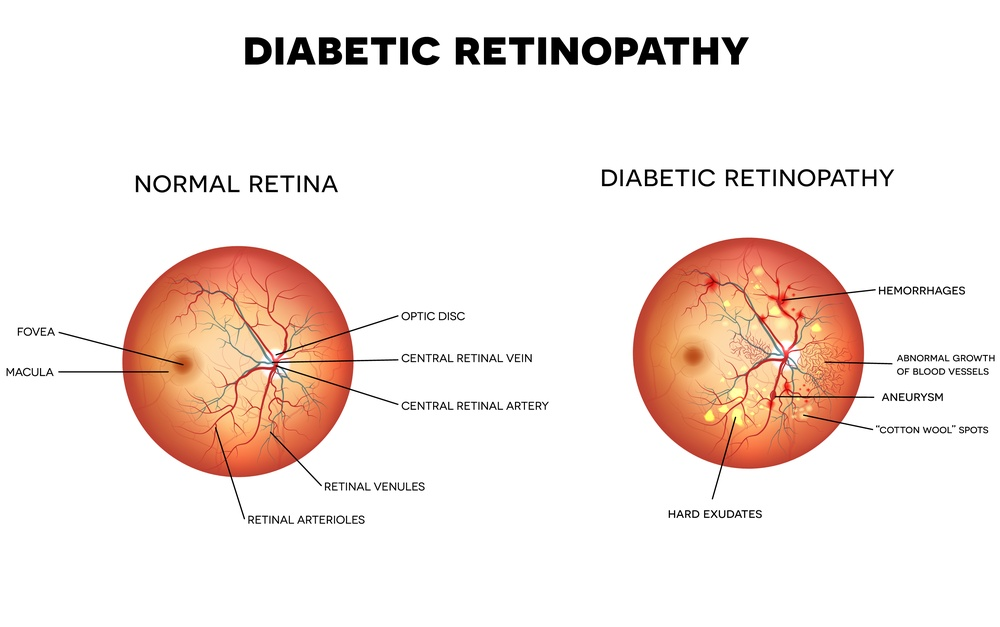
%> input picture images/Diabetic-Retinopathy.jpg, 1000 x 627 px, shrunk from 6100 x 3826 before the run
$ octave --eval "result = opticDiscCH(imread('images/Diabetic-Retinopathy.jpg'));"   (GNU Octave 9; MATLAB toolbox functions it lacks are replaced by stand-ins)
%> lines starting %> are read from the running program, lines starting %| are printed output that depends on the picture; in (x1, y1, x2, y2) boxes, pixels count from 0 and x2, y2 are one past the last pixel; in counts of white or black regions, pixels touching at a corner belong together; the program's own positions count from 1
%% Function
function opticDiscImg = opticDiscCH(inputImg)
%% Get green channel
% Green channel provides best contrast between the optical disc and the
% background
image1 = inputImg(:,:,2);
%% Increase contrast
% Further increasing the contrast of the images. This preprocessing step
% was suggest by several papers
% imadjust(I) maps the intensity values in grayscale image I to new values
% in J. By default, imadjust saturates the bottom 1% and the top 1% of all
% pixel values.
image1Con = imadjust(image1);
% ADAPTHISTEQ enhances the contrast of images by transforming the
% values in the intensity image I.  Unlike HISTEQ, it operates on small
% data regions (tiles), rather than the entire image. Each tile's contrast
% is enhanced, so that the histogram of the output region approximately
% matches the histogram specified by the 'Distribution' value. The default
% 'Distribution' value is a flat histogram. Then it performs bilinear
% interpolation to eliminate boundries between tiles.
image1Con = adapthisteq(image1Con);
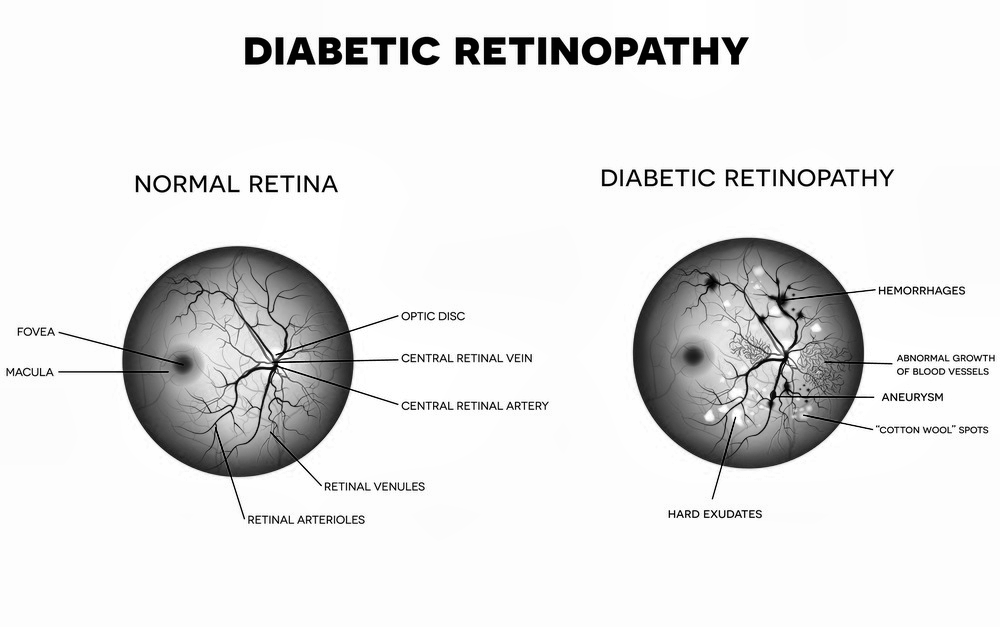
%> image1Con: size 627x1000 uint8; min 0, max 255, mean 230
%% Threshold
% Only pixels having high intesnity are retained. The optical disk is
% high generally in intensity
img1 = zeros(size(image1));
img1(image1Con > 250) = 1;
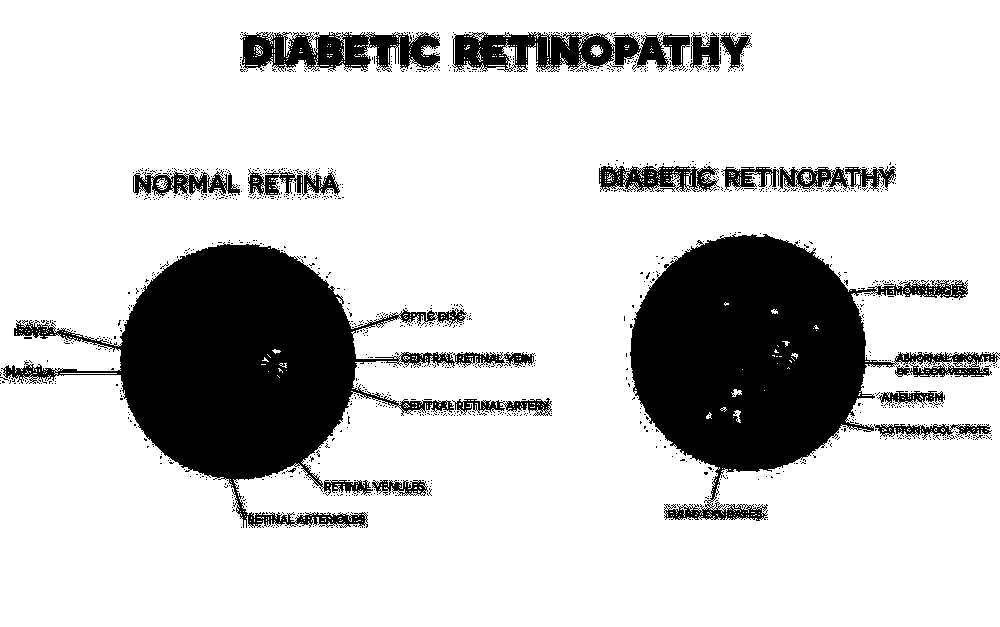
%> img1: size 627x1000 double; values 0 (black) and 1 (white), 80.7% white; 1250 black regions (1233 under 20 px), largest, box (x1, y1, x2, y2) and area: (1, 242, 535, 528) 49597, (630, 234, 1000, 521) 47539, (452, 32, 690, 72) 5936
%imagesc(img1);
%% Erode
% Remove unwanted noise and smaller objects
% SE = STREL('disk',R,N) creates a flat disk-shaped structuring element
% with the specified radius, R.
se = strel('disk', 7);
% IM2 = IMERODE(IM,SE) erodes the binary image IM, returning the eroded
% image, IM2.
img1 = imerode(img1, se);
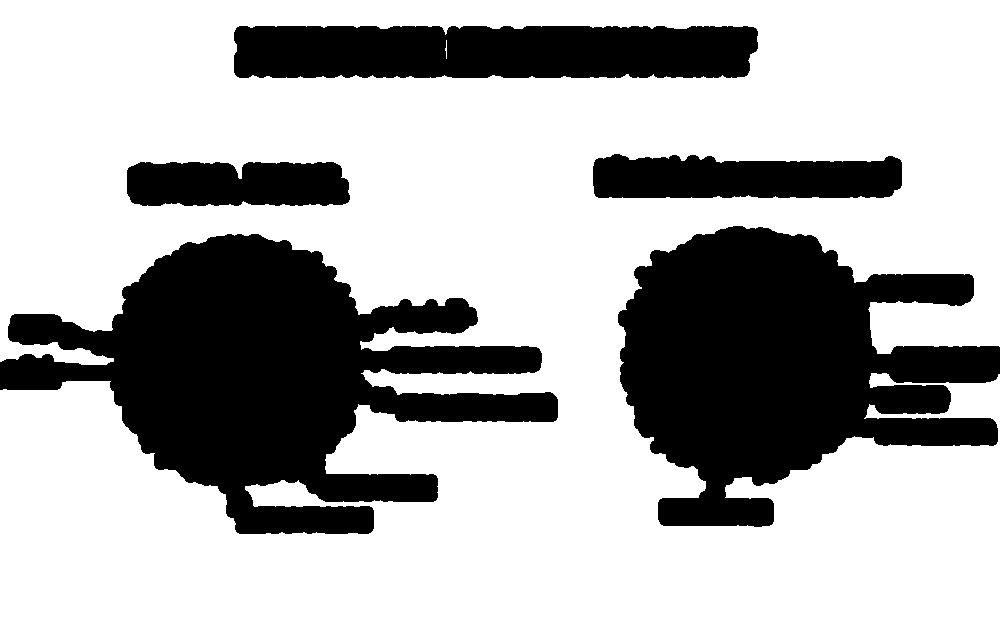
%> img1: size 627x1000 double; values 0 (black) and 1 (white), 68.8% white; 5 black regions, box (x1, y1, x2, y2) and area: (0, 234, 558, 534) 79118, (618, 226, 1000, 527) 69646, (234, 26, 758, 78) 26285, (593, 154, 902, 198) 11696, (127, 162, 350, 206) 9035
%% Dialate
% IM2 = IMDILATE(IM,SE) dilates the binary image IM, returning the dilated
% image, IM2.
img2 = imdilate(img1, se);
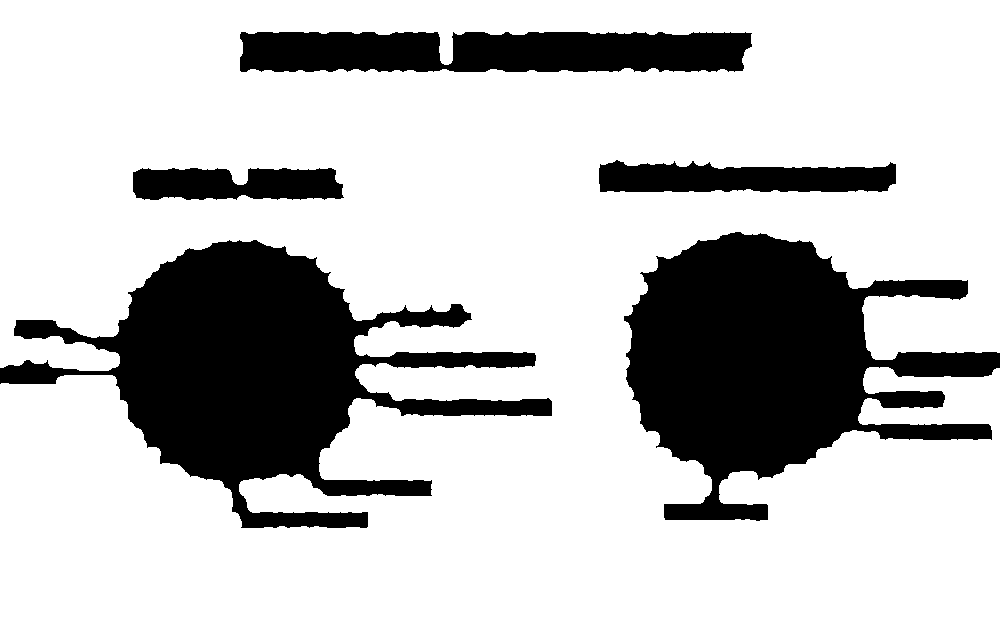
%> img2: size 627x1000 double; values 0 (black) and 1 (white), 76.2% white; 5 black regions, box (x1, y1, x2, y2) and area: (0, 240, 552, 528) 60642, (624, 232, 1000, 521) 56491, (240, 32, 752, 72) 18767, (599, 160, 896, 192) 7442, (133, 168, 344, 200) 5755
%% Convert to logical
img2 = logical(img2);
%% Vessel Extraction
% Extract the vessels from the retina image. The optical disk is present
% near areas of high blood vessel presence. By identifying the this area we
% can find out where the optical disc is most likely to be present.
%% Median Fil
% Median filter the image and subtact the original from this image.
image2 = medfilt2(image1Con, [26, 26]);
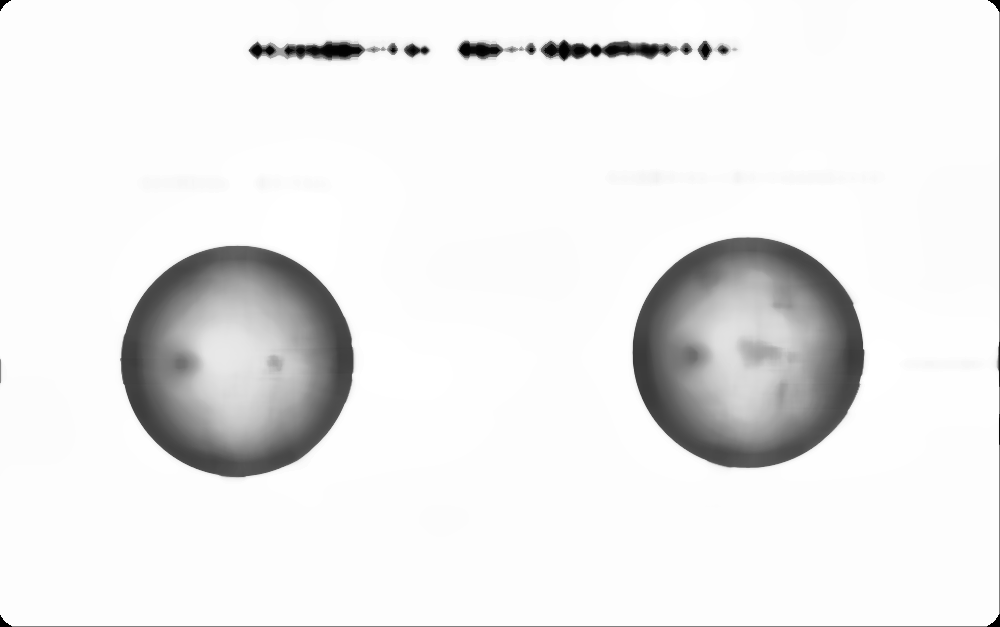
%> image2: size 627x1000 uint8; min 0, max 255, mean 235.3
%% Subtract images
image3 = image2 - image1Con;
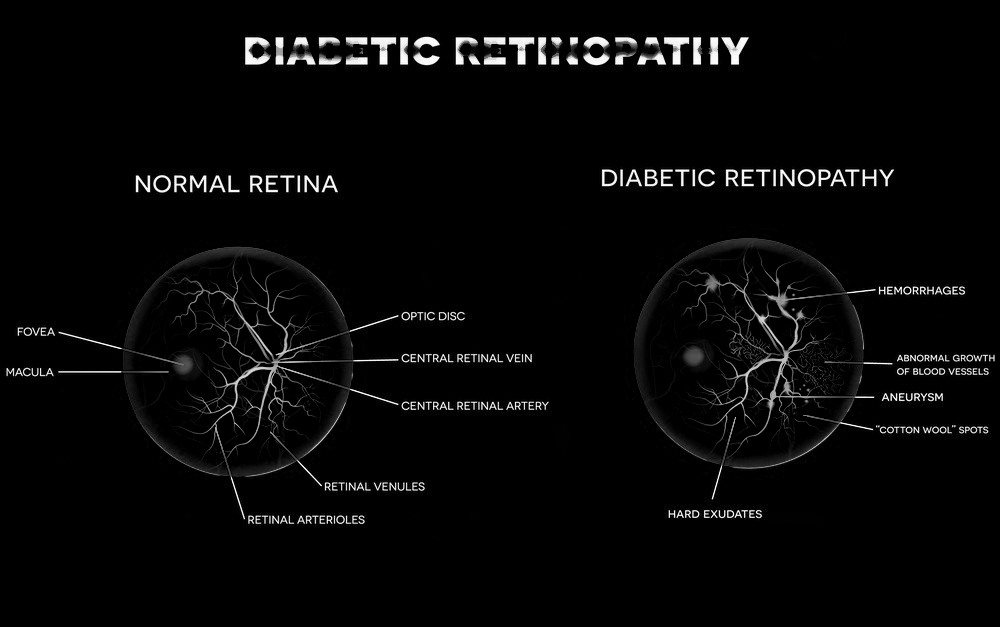
%> image3: size 627x1000 uint8; min 0, max 255, mean 7.2
%% Threshold
image4 = zeros(size(image3));
image4(image3 >= 20) = 1;
%> image4: size 627x1000 double; values 0 (black) and 1 (white), 6.2% white; 342 white regions (218 under 20 px), largest, box (x1, y1, x2, y2) and area: (58, 246, 399, 520) 9930, (634, 238, 893, 500) 9879, (245, 37, 271, 65) 500
%% Strength
% This is used to make the vessels more prominent. If more than 5 pixels
% are present within the window, it is strengthened.
% Y = FILTER2(B,X) filters the data in X with the 2-D FIR
% filter in the matrix B.  The result, Y, is computed
% using 2-D correlation and is the same size as X.
image5 = filter2(ones(3,3), image4);
image5 = image5 >= 5;
%> image5: size 627x1000 logical; 5.9% white; 236 white regions (129 under 20 px), largest, box (x1, y1, x2, y2) and area: (58, 247, 398, 519) 9315, (634, 238, 892, 500) 8739, (245, 37, 271, 65) 498
%% Vessel extraction %%
% The largest connected component is the blood vessel.
% BW2 = BWAREAOPEN(BW,P) removes from a binary image all connected
% components (objects) that have fewer than P pixels, producing another
% binary image BW2. It uses bwconncomp to find the connected regions and
% keeps only the regions that fits the area given.
% CC = BWCONNCOMP(BW) returns the connected components CC found in BW. It
% first finds an unlabeled pixel "A" and then uses the flood fill algotithm to
% label all pixels connected to this pixel "A".
image6 = bwareaopen(image5,1000);
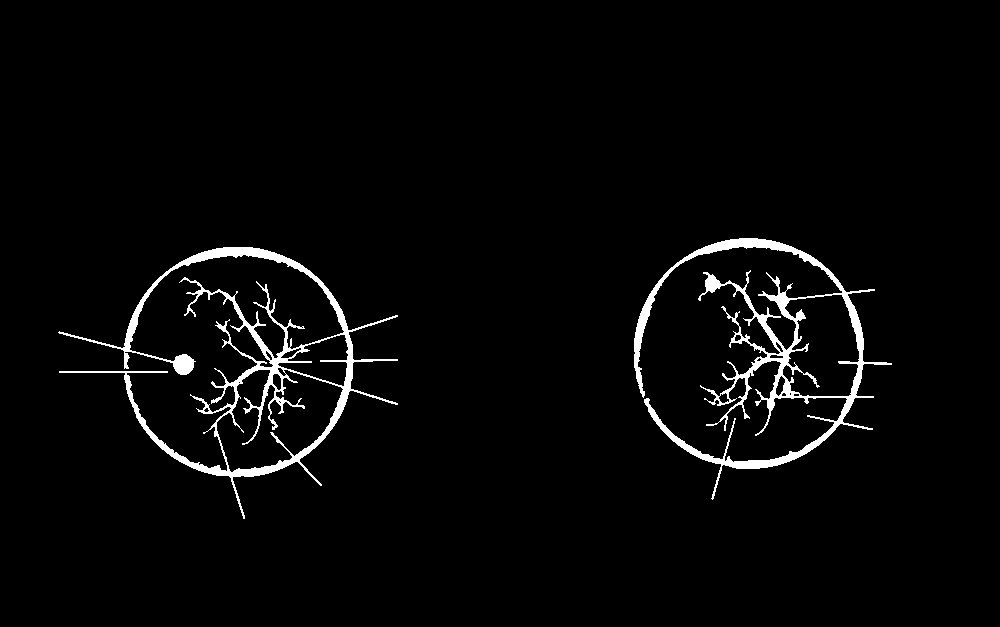
%> image6: size 627x1000 logical; 2.9% white; 2 white regions, box (x1, y1, x2, y2) and area: (58, 247, 398, 519) 9315, (634, 238, 892, 500) 8739
%% Get properties
% Filtering out compnents that do not satisfy the properties of a retina
% STATS = REGIONPROPS(BW,PROPERTIES) measures a set of properties for
% each connected component (object) in the binary image. It uses bwconncomp
% to get the different connected components and then does mathematical
% operations to get the various properties of the image.
stats = regionprops('table',img2, 'Centroid', 'Eccentricity', 'MajorAxisLength','MinorAxisLength');
%> stats = 1 region; Centroid, MajorAxisLength, MinorAxisLength and Eccentricity: [498.7 314.8] 1189.8 780.1 0.755
stats( stats.MajorAxisLength < 22 , : ) = [];
stats( stats.MinorAxisLength < 22 , : ) = [];
stats( stats.Eccentricity > 0.85 , : ) = [];
numEle = size(stats);
%> numEle = [1 4]
maxVal = 10;
best = 0;
% If nothing found then return blank image
if (numEle(1) == 0)
    opticDiscImg = zeros(size(img1));
    return;
end
% Here we find which components have the highest blood vessel presence
% close to them. The one with the highest is the most likely to be the
% optical disc
for i = 1:numEle
    yC = round(stats.Centroid(i,1));
    xC = round(stats.Centroid(i,2));
    Hl = min(50, xC-1);
    Hr = min(50, size(image1,1)-xC-1);
    Vl = min(50, yC-1);
    Vr = min(50, size(image1,2)-yC-1);
    numPix = sum(sum(image6(xC-Hl:xC+Hr,yC-Vl:yC+Vr)));
    if (numPix>=maxVal)
        maxVal = numPix;
        best = i;
    end
end
%> this loop made 1 pass
%> (yC, xC, Hl, Hr, Vl, Vr, numPix) on pass 1: (499, 315, 50, 50, 50, 50, 0)
%> after the loop, best = 0; maxVal = 10
% If none is suitable then return a blank image
if (best == 0)
    opticDiscImg = zeros(size(img1));
    return;
end
center = round(stats.Centroid(best,:));
%% Dialate center image
% Get approximate location of optical disc
imageCen = zeros(size(inputImg));
imageCen(center(2),center(1)) = 1;
se = strel('disk', 80);
imageCen = imdilate(imageCen, se);
%imagesc(imageCen);
%% Masked Img
% Perform reconstruction and then subract it from the original image.
imageMsk = image1;
imageMsk(imageCen == 1) = 0;
% IM = IMRECONSTRUCT(MARKER,MASK) performs morphological reconstruction
% of the image MARKER under the image MASK. Morphological reconstruction
% can be thought of conceptually as repeated dilations of an image,
% called the marker image, until the contour of the marker image fits
% under a second image, called the mask image. imreconstruct uses the fast
% hybrid grayscale reconstruction algorithm.
imageRecon = imreconstruct(imageMsk, image1);
%imagesc(imageRecon);
%colormap(gray);
%% Sub Images
% This gives a better location of the optical disk
imageOD = image1 - imageRecon;
%% Binarnize
imageOD(imageOD > 0) = 1;
%% Median Filter
% Remove noise
imageOD = medfilt2(imageOD);
%imagesc(imageOD);
%% Dilation
% Dilate to get the approximate optical disc
se = strel('disk', 10);
imageOD = imdilate(imageOD, se);
opticDiscImg = imageOD;
